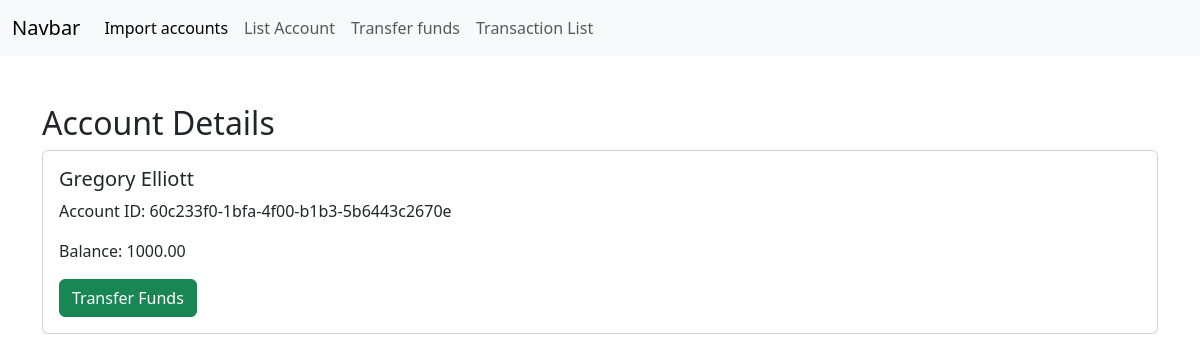
/account-detail/60c233f0-1bfa-4f00-b1b3-5b6443c2670e/, run on the app's committed database.
### accounts/models.py (models this page shows, shortened)
class Account(models.Model):
    id = models.UUIDField(primary_key=True, editable=False)
    name = models.CharField(max_length=100)
    balance = models.DecimalField(max_digits=10, decimal_places=2)

### accounts/views.py (the view)
# urls.py: path('account-detail/<uuid:pk>/', AccountDetail.as_view(), name='account_detail'),
class AccountDetail(DetailView):
    model = Account

### accounts/templates/accounts/account_detail.html (shortened to what this page needs)
{% extends "base.html" %}
{% block body %}
<div class="container mt-5">
    <h2>Account Details</h2>
    <div class="card">
        <div class="card-body">
            <h5 class="card-title">{{ object.name }}</h5>
            <p class="card-text">Account ID: {{ object.id }}</p>
            <p class="card-text">Balance: {{ object.balance }}</p>
            <a href="#" class="btn btn-success">Transfer Funds</a>
        </div>
    </div>
</div>
{% endblock body %}

### data on the page
Account: name "Gregory Elliott", id "60c233f0-1bfa-4f00-b1b3-5b6443c2670e", balance "1000.00"
